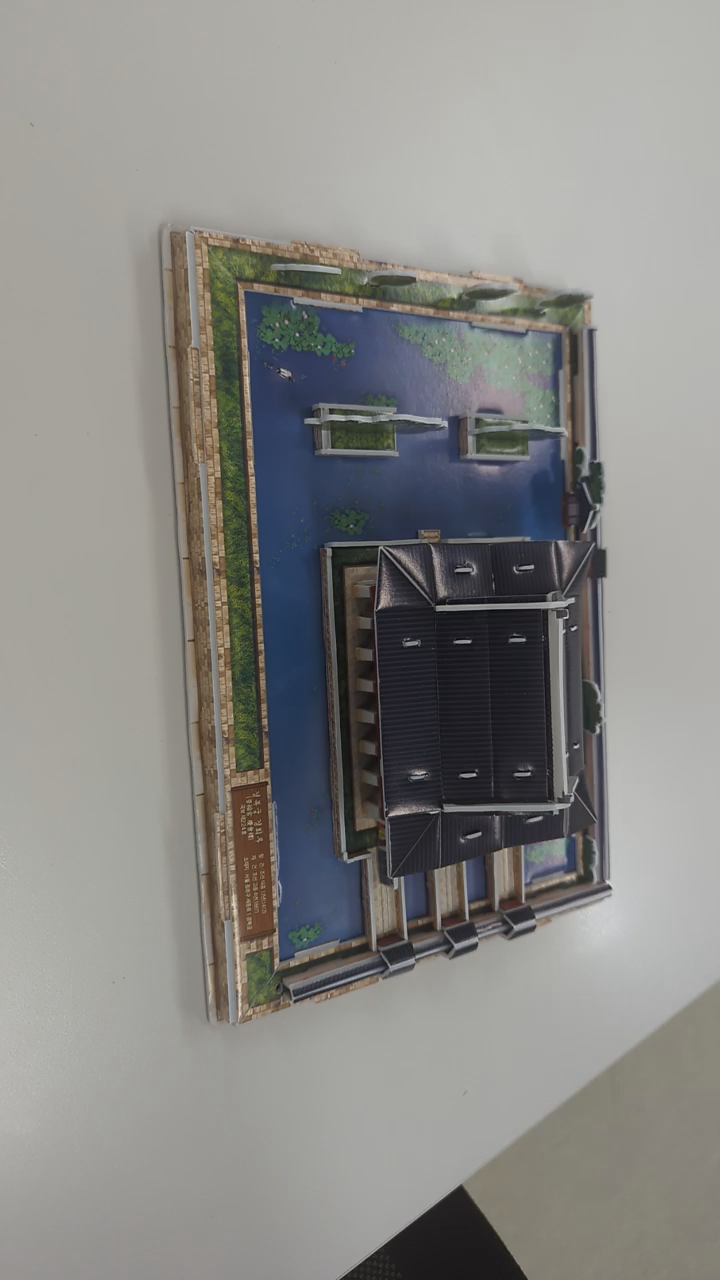
#> input picture styleTransfer/datasets/test/images/0001.png, 720 x 1280 px, found by its file name; its folder holds only this picture in this run
$ python laplacian.py   (older library calls are emulated)
#> lines starting #> are read from the running program, lines starting #| are printed output that depends on the picture
import cv2
import os
from PIL import Image
from PIL import ImageFilter
import numpy as np

std = 20

# [9 lines left out: function make_noise, not called in this run]

# 이미지가 저장된 폴더 경로
input_folder = r'C:\Users\tkdwn\Desktop\style_Gaussian\styleTransfer\datasets\test\images'
output_folder = r'C:\Users\tkdwn\Desktop\style_Gaussian\styleTransfer\datasets\test\images_lap'

# 출력 폴더가 없으면 생성
if not os.path.exists(output_folder):
    os.makedirs(output_folder)

# 폴더 내의 모든 파일을 순회
for filename in os.listdir(input_folder):
    # 이미지 파일인지 확인 (확장자 확인)
    if filename.endswith(('.png', '.jpg', '.jpeg', '.bmp', '.gif')):
         # 이미지 열기 (회색조로 불러옴)
        img_path = os.path.join(input_folder, filename)
        img = cv2.imread(img_path, cv2.IMREAD_GRAYSCALE)
        # enhanced_cv_im = np.array(img) # cv2 wants a numpy array

        # 명암 대비
        alpha = -0.5
        dst = np.clip(( 1+ alpha) * img - 128 * alpha, 0, 255).astype(np.uint8)
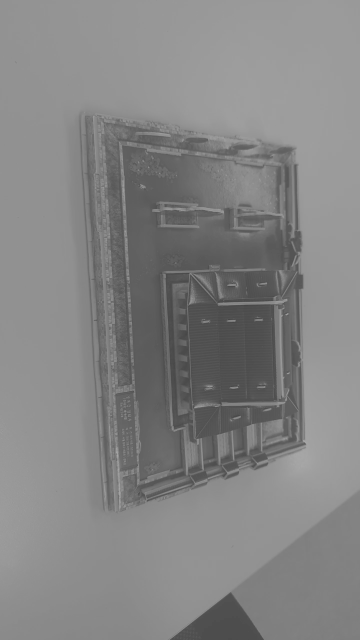
#> dst: shape (1280, 720) (shown at 1/2 size); min 64, max 173, mean 132


        # 가우시안 블러 사전 적용
        #blurred_img = cv2.GaussianBlur(img, (3, 3), 3)  # 커널 크기 (3, 3)
        # blurred_img = enhanced_cv_im.filter(ImageFilter.GaussianBlur(radius=3))
        blurred_img = cv2.GaussianBlur(img, (13, 13), sigmaX = 0, sigmaY = 0)

        # 라플라시안 필터 적용
        laplacian = cv2.Laplacian(blurred_img, cv2.CV_64F)
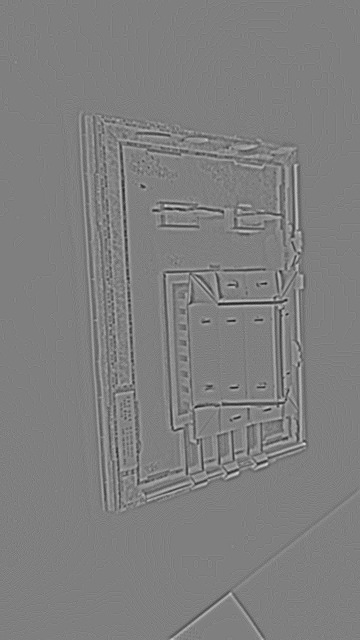
#> laplacian: shape (1280, 720) float64 (shown at 1/2 size); min -13, max 13, mean 8.79e-05; drawn with min black and max white

        # 절대값을 취해 0~255 범위로 변환
        laplacian = cv2.convertScaleAbs(laplacian)
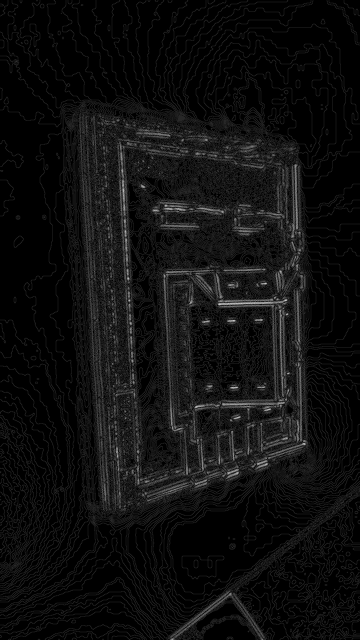
#> laplacian: shape (1280, 720) (shown at 1/2 size); min 0, max 13, mean 0.77; drawn with min black and max white

        # 원본 이미지에 라플라시안 결과를 더해 샤프닝 효과 적용
        sharpened_img = cv2.addWeighted(img, 2.0, laplacian, -0.5, 0)
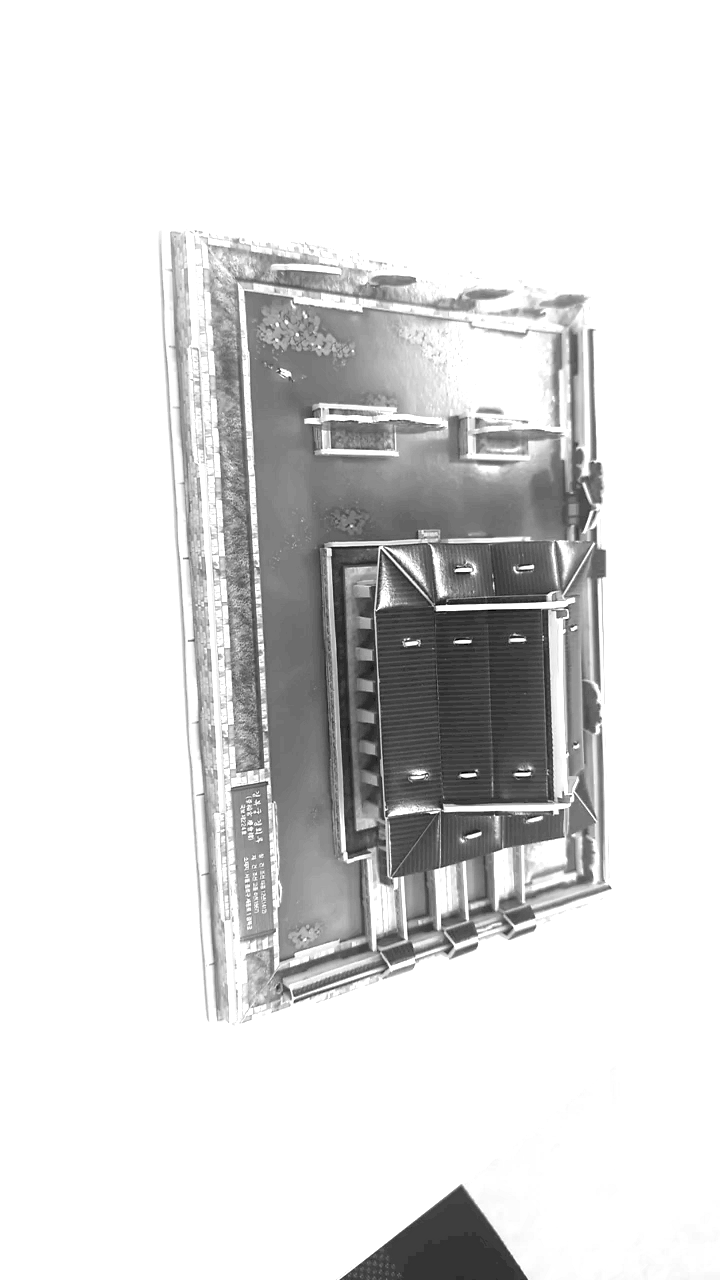
#> sharpened_img: shape (1280, 720); min 0, max 255, mean 220.7

        #img_noise = make_noise(std, sharpened_img)

        # 처리된 이미지 저장
        output_path = os.path.join(output_folder, filename)
        cv2.imwrite(output_path, dst)


        print(f'{filename} laplacian saved.')

print("Done.")
